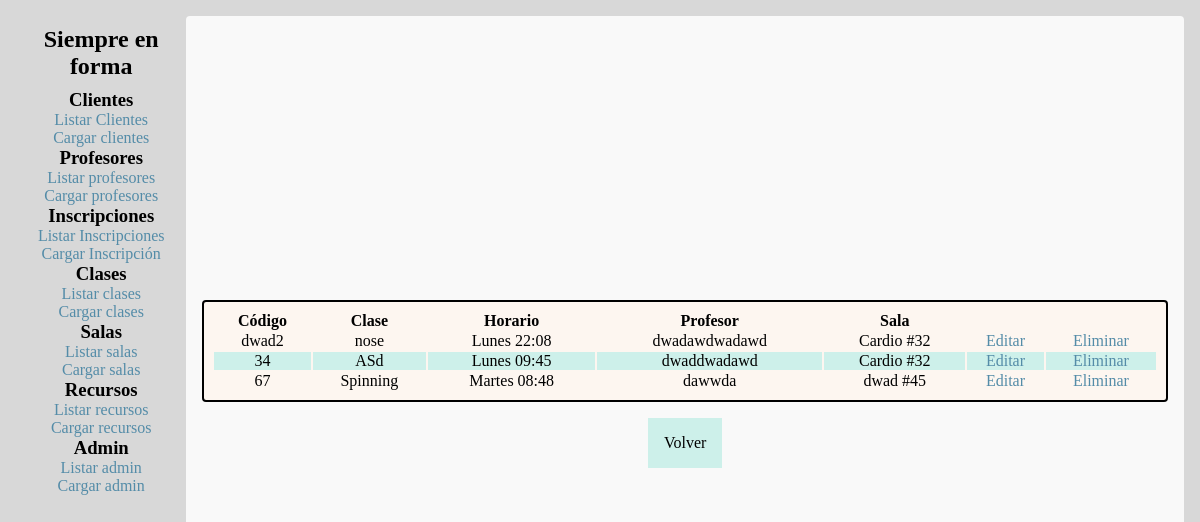
Page /code/clases/listar-clases.php on the committed database.
### tables this page shows
CREATE TABLE `clases` (
  `idclase` int(11) NOT NULL,
  `idsala` int(11) NOT NULL,
  `idprofesor` int(11) NOT NULL,
  `descripcion` varchar(150) NOT NULL,
  `codigo` varchar(5) NOT NULL,
  `dia` varchar(10) NOT NULL,
  `hora` varchar(5) NOT NULL,
  `eliminado` char(1) NOT NULL DEFAULT '0'
);

CREATE TABLE `profesores` (
  `idprofesor` int(11) NOT NULL,
  `dni` varchar(9) NOT NULL,
  `nomape` varchar(100) NOT NULL,
  `telefono` varchar(15) NOT NULL,
  `ingreso` date NOT NULL,
  `nacimiento` date NOT NULL,
  `eliminado` char(1) NOT NULL DEFAULT '0'
);

CREATE TABLE `salas` (
  `idsala` int(11) NOT NULL,
  `m2` float NOT NULL,
  `ubicacion` varchar(50) NOT NULL,
  `tipo` varchar(20) NOT NULL,
  `num` varchar(3) NOT NULL,
  `eliminado` char(1) NOT NULL DEFAULT '0'
);

### code/clases/listar-clases.php (the view)
<?php
require_once("../conexion.php");
$listaClasesSQL = "SELECT
c.idclase,
c.descripcion,
c.codigo,
c.dia,
c.hora,
p.nomape as profesor,
s.num as numSala,
s.tipo as tipoSala
FROM clases c
LEFT JOIN profesores p
ON (c.idprofesor = p.idprofesor)
LEFT JOIN salas s
ON (s.idsala = c.idsala)
WHERE c.eliminado = '0';";
$listaClasesConsulta = mysqli_query($link, $listaClasesSQL);
?>
<!DOCTYPE html>
<html lang="es">
<?php include_once("../_header.php"); ?>
<body>
<?php include_once("../_navbar.php"); ?>
    <main class="CONTENEDOR">
    <table class="TABLA">
        <thead>
            <tr>
                <th>Código</th>
                <th>Clase</th>
                <th>Horario</th>
                <th>Profesor</th>
                <th>Sala</th>
            </tr>
        </thead>
        <tbody>
            <?php while($clase = mysqli_fetch_assoc($listaClasesConsulta)): ?>
            <tr>
                <td><?= $clase["codigo"] ?></td>
                <td><?= $clase["descripcion"] ?></td>
                <td><?= $clase["dia"] ?> <?= $clase["hora"] ?></td>
                <td><?= $clase["profesor"] ?></td>
                <td><?= $clase["tipoSala"] ?> #<?= $clase["numSala"] ?></td>
                <td><a href="editar-clase.php?id=<?= $clase["idclase"] ?>">Editar</a></td>
                <td><a href="eliminar-clase.php?id=<?= $clase["idclase"] ?>">Eliminar</a></td>
            </tr>
            <?php endwhile; ?>
        </tbody>
    </table>
    <a class="BOTON" href="../index.php">Volver</a>
    </main>
</body>
</html>

### code/_header.php (shortened to what this page needs)
<head>
    <link rel="stylesheet" href="<?= BASE_DIR ?>/css/style.css">
    <link rel="stylesheet" href="<?= BASE_DIR ?>/css/forms.css">
</head>

### code/_navbar.php
<nav class="MENU">
    <h2>Siempre en forma</h2>
    <h3>Clientes</h3>
    <a href="<?= BASE_DIR ?>/clientes/listar-clientes.php">Listar Clientes</a>
    <a href="<?= BASE_DIR ?>/clientes/cargar-cliente.php">Cargar clientes</a>
    <h3>Profesores</h3>
    <a href="<?= BASE_DIR ?>/profesores/listar-profesores.php">Listar profesores</a>
    <a href="<?= BASE_DIR ?>/profesores/cargar-profesor.php">Cargar profesores</a>
    <h3>Inscripciones</h3>
    <a href="<?= BASE_DIR ?>/inscripciones/seleccionar-clase-inscripcion.php">Listar Inscripciones</a>
    <a href="<?= BASE_DIR ?>/inscripciones/cargar-inscripcion.php">Cargar Inscripción</a>
    <h3>Clases</h3>
    <a href="<?= BASE_DIR ?>/clases/listar-clases.php">Listar clases</a>
    <a href="<?= BASE_DIR ?>/clases/cargar-clase.php">Cargar clases</a>
    <h3>Salas</h3>
    <a href="<?= BASE_DIR ?>/salas/listar-salas.php">Listar salas</a>
    <a href="<?= BASE_DIR ?>/salas/cargar-sala.php">Cargar salas</a>
    <h3>Recursos</h3>
    <a href="<?= BASE_DIR ?>/recursos/listar-recursos.php">Listar recursos</a>
    <a href="<?= BASE_DIR ?>/recursos/cargar-recurso.php">Cargar recursos</a>
    <h3>Admin</h3>
    <a href="<?= BASE_DIR ?>/admin/listar-admin.php">Listar admin</a>
    <a href="<?= BASE_DIR ?>/admin/cargar-admin.php">Cargar admin</a>
</nav>

### code/css/style.css (style rules this page uses)
:root { --color1:#FDF6F0; --color2:#548CA8; --color3:#F9F9F9; --color4:#CDF0EA; }
* { margin: 0; padding: 0; }
body { background: rgba(200,200,200,70%); display: flex; justify-content: space-between; padding: 1em; }
a { color: var(--color2); text-decoration: none; transition:color 1s; }
.MENU { display: flex; flex-direction: column; text-align: center; width:15vw; }
.MENU h2 { margin: .4em; }
.CONTENEDOR,main { border: 3px var(--color4); border-radius: 4px; background-color: var(--color3); padding: 1em; width: 85vw; height: 90vh; display: flex; flex-direction: column; justify-content: center; align-content: center; }
.TABLA, table { background: var(--color1); border: 2px black solid; border-radius: 4px; padding: .5em; overflow: auto; }
.TABLA td,tabla td { text-align: center; }
tr:nth-child(even) { background-color: var(--color4); }

### code/css/forms.css (style rules this page uses)
.BOTON { margin: 1rem; padding: 1em; align-self: center; text-align: center; background-color: var(--color4); color: black; }

### rows in the picture
clases: codigo "dwad2", descripcion "nose", dia "Lunes", hora "22:08", idprofesor.nomape "dwadawdwadawd", idsala.tipo "Cardio", idsala.num "32"
clases: codigo "34", descripcion "ASd", dia "Lunes", hora "09:45", idprofesor.nomape "dwaddwadawd", idsala.tipo "Cardio", idsala.num "32"
clases: codigo "67", descripcion "Spinning", dia "Martes", hora "08:48", idprofesor.nomape "dawwda", idsala.tipo "dwad", idsala.num "45"
